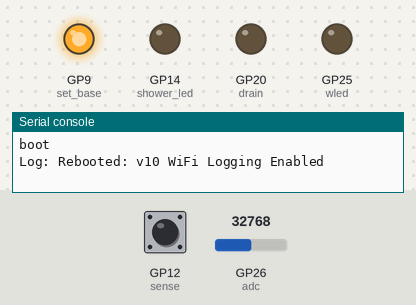
Bench run of a program on a simulated Raspberry Pi Pico running MicroPython. Shown: output pins drawn as LEDs (lit = HIGH), the last lines printed to the serial console. Inputs (shaded band) come from the test bench; at power-on: GP12 (sense) LOW, GP26 (adc) = 32768 (analog values on the 0–65535 scale). WiFi joins after 1.5 s; values from a settings file that is not in the repository are placeholders; web requests get an empty 200 reply after 0.4 s.

Above: at 1.2 s.
1.3 s: GP12 (sense) driven HIGH
At 2.2 s:
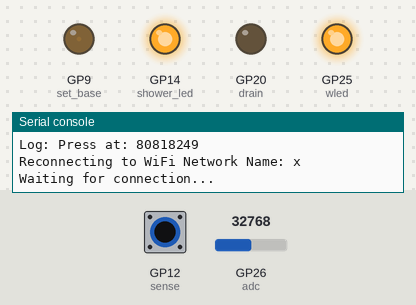
2.8 s: GP12 (sense) pulsed LOW 5 times (0.12 s each, 0.3 s apart)
At 5.7 s:
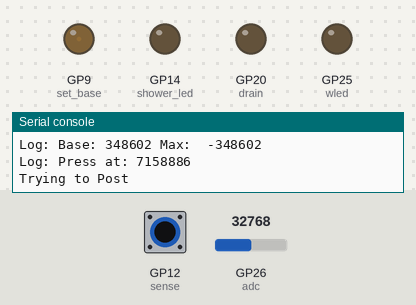
Timing chart, 0 to 7.2 s (numbered marks = the images above; inputs shaded):
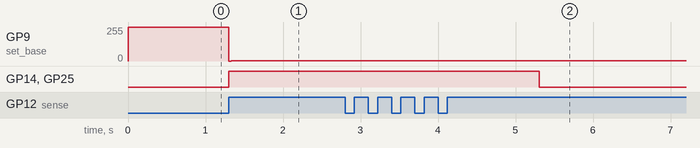

Measured:
- after the input at 1.3 s, GP9 (set_base): 255/255 → 1/255 at once; GP14 (shower_led), GP25 (wled): LOW → HIGH at once
- after the input at 2.8 s, GP14 (shower_led), GP25 (wled): HIGH → LOW after 2.5 s

The program:

main.py
```python
import time
import machine
import rp2
import network
import secrets
import urequests as requests
print('boot')
## Pin Setup / LED
shower_led = machine.Pin(14, mode=machine.Pin.OUT, pull=None, value=0)
wled = machine.Pin("LED", machine.Pin.OUT) #Pico W LED
heater = machine.Pin(18, mode=machine.Pin.OPEN_DRAIN, pull=None, value=1)
fill = machine.Pin(19, mode=machine.Pin.OPEN_DRAIN, pull=None, value=1)
drain = machine.Pin(20, mode=machine.Pin.OPEN_DRAIN, pull=None, value=1)
extra =  machine.Pin(21, mode=machine.Pin.OPEN_DRAIN, pull=None, value=1)
# Turn off internal pull up on jmp pin
sense = machine.Pin(12, mode=machine.Pin.IN, pull=None)
adc = machine.ADC(machine.Pin(26))     # create ADC object on ADC pin
# Let us know were booting
wled.value(1)
shower_led.value(1)
# WLAN Setup
wlan = network.WLAN(network.STA_IF)
# Timers
statetimer = machine.Timer()
currentLogTimer = machine.Timer()
# Globals
state = 'off' # off / filling / heat / cool / flush / quickdrain
flush_count = 4 #Zero means flush done
log_queue = [] # Queue for log messages from timers
baseline = 350_000 # Inital state for baseline IIR Value for touch detection (350_000, connected, 4_000 bare PCB)
touch_threshold = 4_000_000 #Threshold above baseline for a touch (4_000_000, connected, 4_000 bare PCB)
time_between_touches_ms = 1000 #Debounce time for a touch
touch_armed = False
current_raw = 0 #Inital State for current IIR
DATA_IIR_CONST = 1000  # Filtering constant for the IIR filters
time_between_status_ms = 1000 * 60 * 60 * 12 # How often to log status
wifilog = True # If log to wifi
max_val = 0
# Helper to add to queue and print
def addLog(msg):
    print('Log:', msg)
    if len(log_queue) > 50:
        log_queue.pop(0) # Keep queue capped to protect RAM
    log_queue.append(msg)

# Logging Function
def flushWifiLogs(logmessage):
    if not wifilog:
        return True # Clear queue if logging is disabled

    if not wlan.isconnected():
        print(f"Reconnecting to WiFi Network Name: {secrets.ssid}")
        try:
            wlan.active(True)
            wlan.connect(secrets.ssid, secrets.password)
        except OSError as error:
            print(f'Connect error is {error}')
            return False
        except Exception as e:
            print(f"An unknown connect error occurred: {e}")
            return False
        print('Waiting for connection...')
        counter = 0
        while not wlan.isconnected():
            # wdt.feed()
            time.sleep(1)
            print(counter, '.', sep='', end='')
            counter += 1
            if counter > 20:
                print('Failed to Connect')
                return False
        print('\nIP Address: ', wlan.ifconfig()[0])

    try:
        print("Trying to Post")
        api_key = getattr(secrets, 'STEAM_LOGGER_SECRET_KEY', 'default_key')
        headers = {'x-api-key': api_key, 'Content-Type': 'text/plain'}
        res = requests.post(secrets.url, data=logmessage, headers=headers)
        print("Posted")
    except: #Need to catch this or we stop
        print("Log Failed, Post Error")
        return False
    else:
        success = False
        if res.text != 'OK':
            print('Unexpected Post Response:', res.text)
        else:
            success = True
        res.close()
        return success

# Helper functions to make code readable, and to add logging
def logCurrent(callingtimer):
    addLog(f"C: {round(current_raw)}")

def ledOn():
    wled.value(1) #Turn on board LED
    shower_led.value(1) #Turn on Shower LED

def ledOff():
    wled.value(0) #Turn off LED
    shower_led.value(0) #Turn off Shower LED

def heat_on():
    heater.value(0) #Turn on Heat, Active Low
    currentLogTimer.init(mode=machine.Timer.PERIODIC,period=30_000,callback=logCurrent)

def heat_off():
    heater.value(1) #Turn off Heat, Active Low
    currentLogTimer.deinit() #No need to log anymore

def fill_open():
    fill.value(0) #Start Filling

def fill_closed():
    fill.value(1) #Stop Filling

def drain_open():
    drain.value(0) #Start Draining

def drain_closed():
    drain.value(1) #Stop Draining

def is_drain_closed():
    return drain.value()

# State Functions
def goFlush(callingtimer):
    global flush_count, state
    state = 'flush'
    fill_open() #Start Filling
    if not is_drain_closed(): #We are not draining
         drain_open() #Start Draining
         addLog(f"Flush Drain Cycle: {flush_count}")
    else:
        drain_closed() #Stop Draining
        flush_count -= 1 # Done with this flush round
        addLog(f"Flush Fill Cycle: {flush_count}")
    if flush_count > 0: #More flushes to go, recursive
        statetimer.init(mode=machine.Timer.ONE_SHOT,period=300_000,callback=goFlush) # Cycle the Flush 5 mins (300_000)
    else:
        addLog("Final Long Drain Cycle")
        drain_open() #Start Draining
        fill_closed()   # Stop Filling
        statetimer.init(mode=machine.Timer.ONE_SHOT,period=3_600_000,callback=goOff) # Final Drain Cycle 60 mins (3_600_000)

def goHeat(callingtimer):
    global state
    state = 'heat'
    ledOn() #Turn on LED
    fill_open() #Keep Filling
    heat_on() # Start Heat
    drain_closed() # Stop Drain
    statetimer.init(mode=machine.Timer.ONE_SHOT,period=900_000,callback=goCool) # Auto Off Timer 15 mins (900_000)
    addLog('Heat State')

def goCool(callingtimer):
    global flush_count, state
    state = 'cool'
    ledOff()
    fill_closed()   # Stop Filling
    heat_off() # Stop Heat
    drain_closed() # Stop Drain
    flush_count = 4 #Queue up some flushing
    statetimer.init(mode=machine.Timer.ONE_SHOT,period=3_600_000,callback=goFlush) # Cooling Timer 60 mins (3_600_000)
    addLog('Cool State')

def goFill(callingtimer):
    global state
    state = 'filling'
    ledOn() #Turn on LED
    fill_open() #Start Filling
    heat_off() # Stop Heat
    drain_closed() # Stop Drain
    statetimer.init(mode=machine.Timer.ONE_SHOT,period=20_000,callback=goHeat) # Fill Timer, 20s (20_000)
    addLog('Fill State')

def goOff(callingtimer):
    global state
    state = 'off'
    ledOff() #Turn off LED
    fill_closed()   # Stop Filling
    heat_off() # Stop Heat
    drain_closed() # Stop Drain
    statetimer.deinit()
    addLog('Off State')

def goQuickDrain(callingtimer):
    global state
    state = 'quickdrain'
    ledOff() #Turn off LED
    fill_closed()   # Stop Filling
    heat_off() # Stop Heat
    drain_open() #Start Draining
    statetimer.init(mode=machine.Timer.ONE_SHOT,period=600_000,callback=goOff) # Final Drain Cycle 10 mins (600_000)
    addLog('Quick Drain')

def printTouchStatus():
    global max_val, baseline, last_status
    addLog(f"Base: {round(baseline)} Max:  {round(max_val - baseline)}")
    max_val = 0
    last_status = time.ticks_ms()

# Touch Sensor PIO State Machine
@rp2.asm_pio(set_init=rp2.PIO.OUT_LOW, autopull=False, pull_thresh=32, autopush=False, push_thresh=32)
def detectTouch():                                         # type: ignore
    pull(block)                 # Get charge delay val     # type: ignore
    mov(x,osr)                  # Load charge delay val    # type: ignore
    wrap_target()               # Only do the above once   # type: ignore
    mov(y, invert(null))        # Set Y to Large (All Ones)# type: ignore
    set(pins, 1)                # Start Charging           # type: ignore
    label("innerloop")                                     # type: ignore
    jmp(pin, "loopescape")      # If Pin is High, Escape   # type: ignore
    jmp(y_dec, "innerloop")     # Loop and decrement Y     # type: ignore
    label("loopescape")                                    # type: ignore
    mov(isr,y)                  # Move Y to CPU SR         # type: ignore
    set(pins, 0)                # Discharge                # type: ignore
    push(noblock)               # Push Y                   # type: ignore
    mov(y,x)                    # Load charge delay val    # type: ignore
    label("chargeloop")                                    # type: ignore
    jmp(y_dec, "chargeloop")     # If !Zero, X-- and loop  # type: ignore
    wrap()                                                 # type: ignore
# Setup Code
# Create the State Machine, a 1 MegaOhm resistor from set_base to jmp_pin is needed
sm = rp2.StateMachine(0, detectTouch, freq=125_000_000, set_base=machine.Pin(9), jmp_pin=machine.Pin(12))
# Start the State Machine.
sm.active(1)
sm.put(1_250_000, 0)  #This sets Charging Delay and detection rate in SM clock cycles (10 ms)
# Let us know were done booting
# Start the Watchdog
# wdt = machine.WDT(timeout=8000)
addLog("Rebooted: v10 WiFi Logging Enabled")
wled.value(0)
shower_led.value(0)
last_touch = time.ticks_ms() # Limit immediate and back-to-back touch detections (debounce)
last_status = last_touch
while True: #Main loop
    curval = 4_294_967_295 - sm.get() #State Machine counts down from 2^32
    # Ticks_diff doesn't work well for more than a day, so make a sticky armed state
    if  touch_armed == False and time.ticks_diff(time.ticks_ms(), last_touch) > time_between_touches_ms: #Not a multi-touch event
        touch_armed = True # Only let time arm us, as the above will be false over long time periods
    if touch_armed:
        if curval > baseline + touch_threshold: #We have a touch event
            last_touch = time.ticks_ms() #States are: off / filling / heat / cool / flush / quickdrain
            if state == 'off' or state == 'flush' or state == 'quickdrain':
                goFill(0)
            elif state == 'heat':
                goCool(0)
            elif state == 'filling':
                goQuickDrain(0) # Someone shut us off before full
            elif state == 'cool':
                goHeat(0)
            else:
                goCool(0)
                addLog("Uh Oh, we fell though the state if")
            touch_armed = False;
            printTouchStatus()
            addLog(f"Press at: {round(curval - baseline)}")
        else: #Only start taking button stats after the touch event has passed
            baseline = curval / DATA_IIR_CONST + baseline * (DATA_IIR_CONST - 1) / DATA_IIR_CONST #Take Baseline Stats
            if curval > max_val: # Take some stats for logging
                max_val = curval
    # Do these things always
    current_raw  = adc.read_u16() / DATA_IIR_CONST + current_raw * (DATA_IIR_CONST - 1) / DATA_IIR_CONST
    #print status on an interval
    if time.ticks_diff(time.ticks_ms(), last_status) > time_between_status_ms:
        printTouchStatus()

    # Process the log queue in the main loop instead of timers
    if log_queue:
        batched_messages = '\n'.join(log_queue)
        if flushWifiLogs(batched_messages):
            log_queue.clear()

    # wdt.feed()
```
